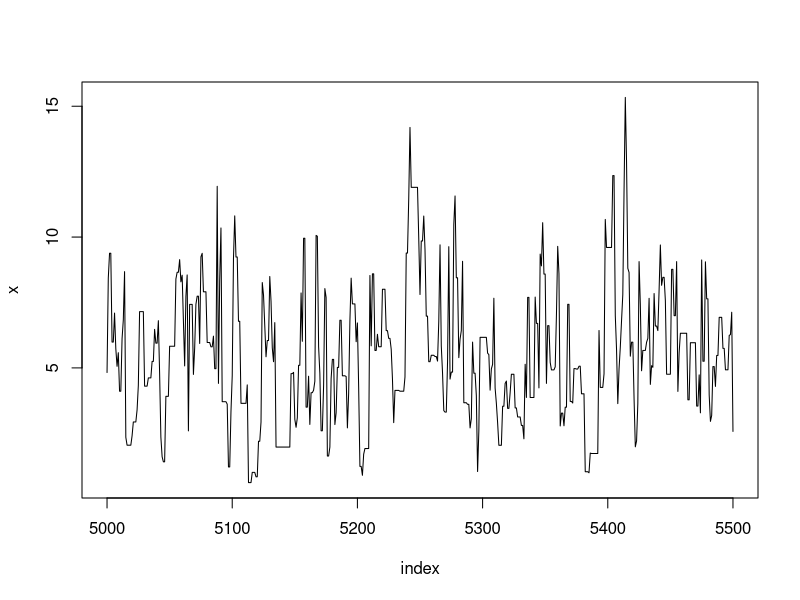
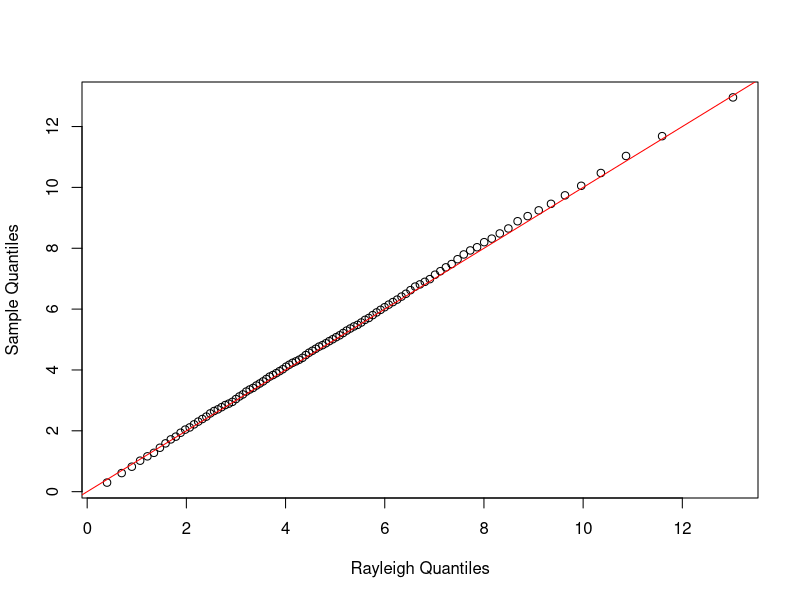
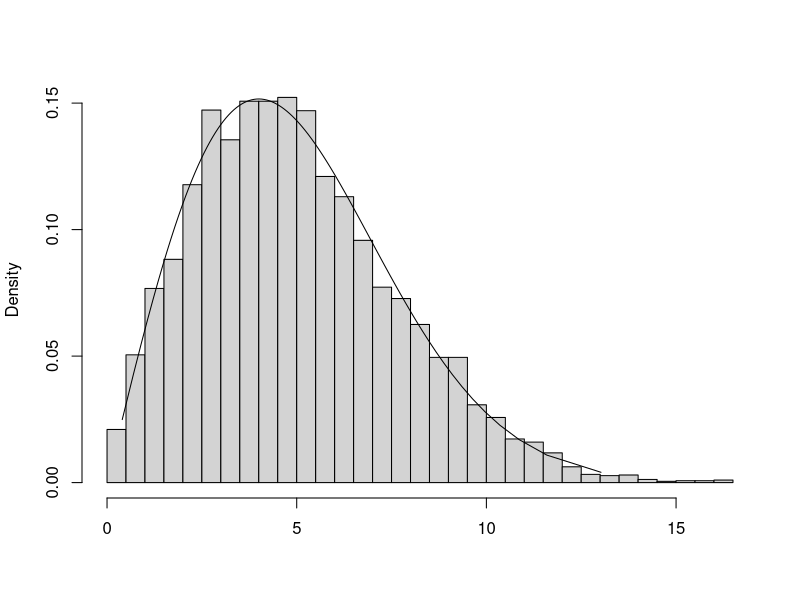
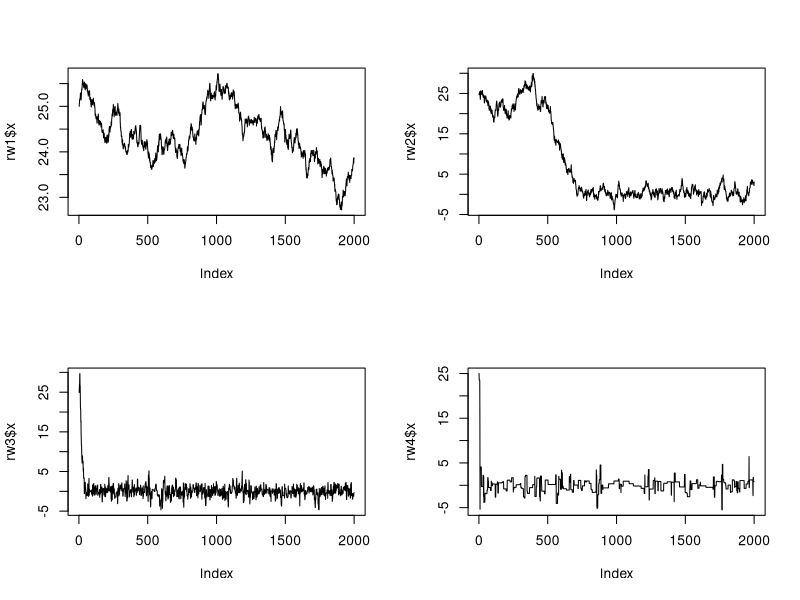
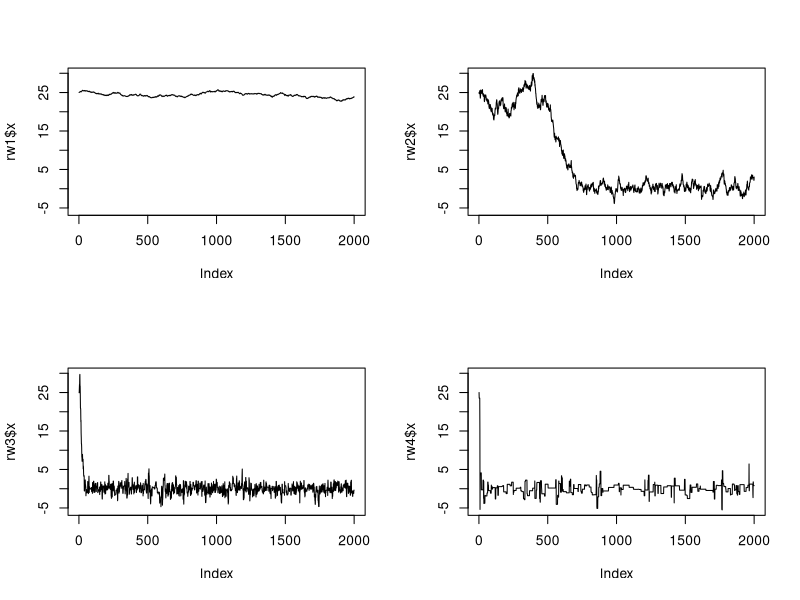
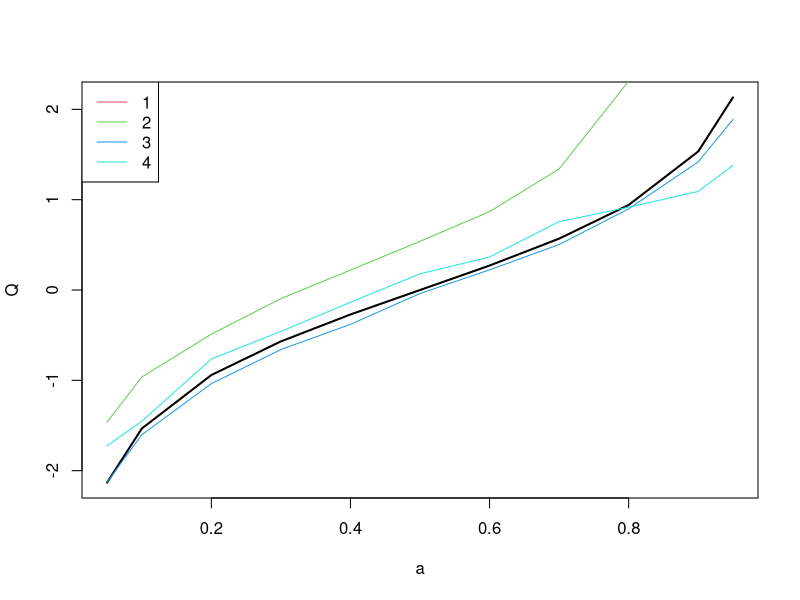
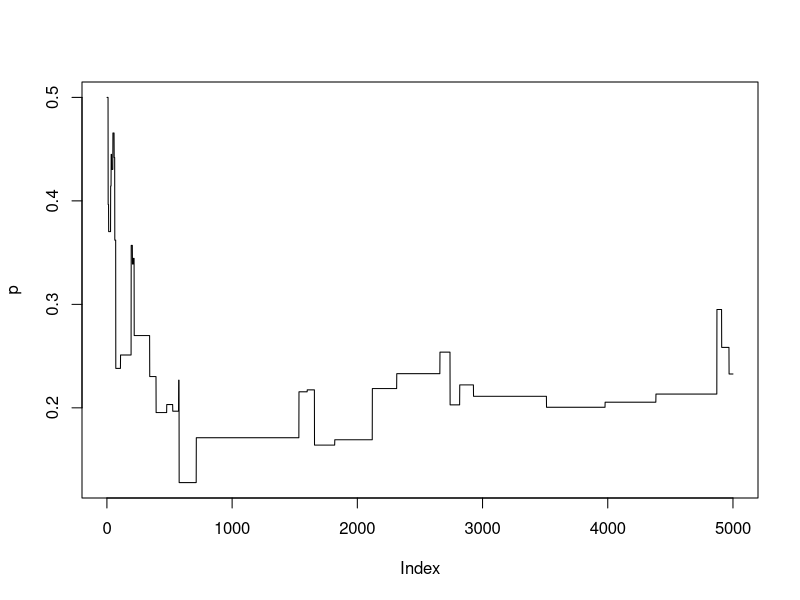
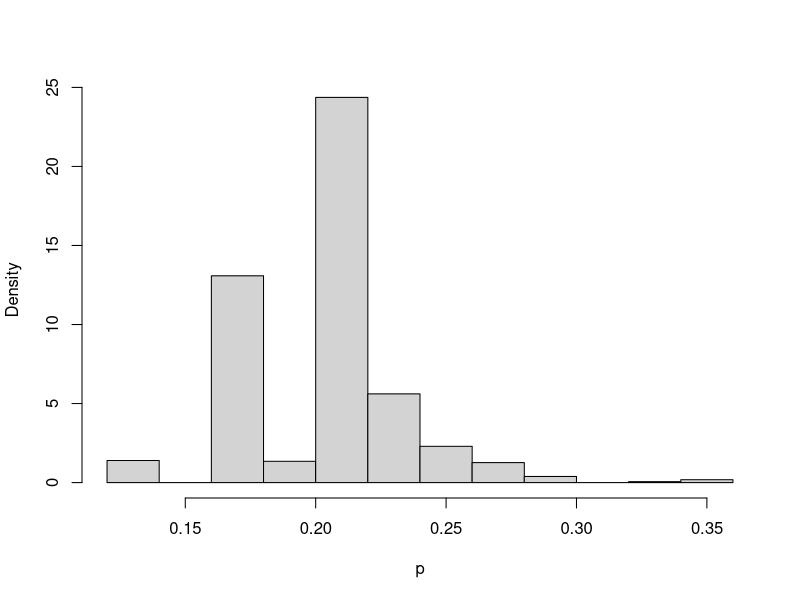

Source code (R) for these figures, in order:
### Example 9.1 (Metropolis-Hastings sampler)

f <- function(x, sigma) {
    if (any(x < 0)) return (0)
    stopifnot(sigma > 0)
    return((x / sigma^2) * exp(-x^2 / (2*sigma^2)))
}

m <- 10000
sigma <- 4
x <- numeric(m)
x[1] <- rchisq(1, df=1)
k <- 0
u <- runif(m)

for (i in 2:m) {
    xt <- x[i-1]
    y <- rchisq(1, df = xt)
    num <- f(y, sigma) * dchisq(xt, df = y)
    den <- f(xt, sigma) * dchisq(y, df = xt)
    if (u[i] <= num/den) x[i] <- y else {
         x[i] <- xt
         k <- k+1     #y is rejected
         }
    }

print(k)

index <- 5000:5500
y1 <- x[index]
plot(index, y1, type="l", main="", ylab="x")


### Example 9.2 (Example 9.1, cont.)

b <- 2001      #discard the burnin sample
y <- x[b:m]
a <- ppoints(100)
QR <- sigma * sqrt(-2 * log(1 - a))  #quantiles of Rayleigh
Q <- quantile(x, a)

qqplot(QR, Q, main="",
    xlab="Rayleigh Quantiles", ylab="Sample Quantiles")
abline(0,1, col='red')
hist(y, breaks="scott", main="", xlab="", freq=FALSE)
lines(QR, f(QR, 4))


### Example 9.3 (Random walk Metropolis) 

rw.Metropolis <- function(n, sigma, x0, N) {
    x <- numeric(N)
    x[1] <- x0
    u <- runif(N)
    k <- 0
    for (i in 2:N) {
        y <- rnorm(1, x[i-1], sigma)
            if (u[i] <= (dt(y, n) / dt(x[i-1], n)))
            x[i] <- y  else {
                x[i] <- x[i-1]
                k <- k + 1
            }
        }
    return(list(x=x, k=k))
    }


n <- 4  #degrees of freedom for target Student t dist.
N <- 2000
sigma <- c(.05, .5, 2,  16)

x0 <- 25
rw1 <- rw.Metropolis(n, sigma[1], x0, N)
rw2 <- rw.Metropolis(n, sigma[2], x0, N)
rw3 <- rw.Metropolis(n, sigma[3], x0, N)
rw4 <- rw.Metropolis(n, sigma[4], x0, N)

#number of candidate points rejected
print(c(rw1$k, rw2$k, rw3$k, rw4$k))
## rejection rate
print(c(rw1$k, rw2$k, rw3$k, rw4$k)/N)

# paths
## individual
par(mfrow=c(2,2))
plot(rw1$x, type='l')
plot(rw2$x, type='l')
plot(rw3$x, type='l')
plot(rw4$x, type='l')

## comparative
y.lim=range(c(rw1$x, rw2$x, rw3$x, rw4$x))
plot(rw1$x, type='l', ylim=y.lim)
plot(rw2$x, type='l', ylim=y.lim)
plot(rw3$x, type='l', ylim=y.lim)
plot(rw4$x, type='l', ylim=y.lim)

dev.off()

# ### Code for Figure 9.3
# 
#     par(mfrow=c(2,2))  #display 4 graphs together
#     refline <- qt(c(.025, .975), df=n)
#     rw <- cbind(rw1$x, rw2$x, rw3$x,  rw4$x)
#     for (j in 1:4) {
#         plot(rw[,j], type="l",
#              xlab=bquote(sigma == .(round(sigma[j],3))),
#              ylab="X", ylim=range(rw[,j]))
#         abline(h=refline)
#     }
#     par(mfrow=c(1,1)) #reset to default


### Example 9.4 (Example 9.3, cont.)

a <- c(.05, seq(.1, .9, .1), .95)
Q <- qt(a, n)
rw <- cbind(rw1$x, rw2$x, rw3$x, rw4$x)
mc <- rw[501:N, ]
Qrw <- apply(mc, 2, function(x) quantile(x, a))
print(round(cbind(Q, Qrw), 3))

plot(a,Q, type='l',lwd=2)
for(i in 1:4){
  lines(a,Qrw[,i],col=i+1)
}
legend('topleft',legend=1:4, lty=1, col=2:5)
# xtable::xtable(round(cbind(Q, Qrw), 3)) #latex format


### Example 9.6 (Independence sampler)

m <- 5000 #length of chain
xt <- numeric(m)
a <- 1          #parameter of Beta(a,b) proposal dist.
b <- 1          #parameter of Beta(a,b) proposal dist.

# alternative
a <- 5            #parameter of Beta(a,b) proposal dist.
b <- 2            #parameter of Beta(a,b) proposal dist.

p <- .2           #mixing parameter
n <- 30           #sample size
mu <- c(0, 5)     #parameters of the normal densities
sigma <- c(1, 1)

# generate the observed sample
i <- sample(1:2, size=n, replace=TRUE, prob=c(p, 1-p))
x <- rnorm(n, mu[i], sigma[i])

# generate the independence sampler chain
u <- runif(m)
y <- rbeta(m, a, b)      #proposal distribution
xt[1] <- .5

for (i in 2:m) {
  fy <- y[i] * dnorm(x, mu[1], sigma[1]) +
    (1-y[i]) * dnorm(x, mu[2], sigma[2])
  fx <- xt[i-1] * dnorm(x, mu[1], sigma[1]) +
    (1-xt[i-1]) * dnorm(x, mu[2], sigma[2])
  
  r <- prod(fy / fx) *
    (xt[i-1]^(a-1) * (1-xt[i-1])^(b-1)) /
    (y[i]^(a-1) * (1-y[i])^(b-1))
  
  if (u[i] <= r) xt[i] <- y[i] else
    xt[i] <- xt[i-1]
}

plot(xt, type="l", ylab="p")
hist(xt[101:m], main="", xlab="p", prob=TRUE)
print(mean(xt[101:m]))


### Example 9.7 (Gibbs sampler: Bivariate distribution)

#initialize constants and parameters
N <- 5000               #length of chain
burn <- 1000            #burn-in length
X <- matrix(0, N, 2)    #the chain, a bivariate sample

rho <- -.75             #correlation
mu1 <- 0
mu2 <- 2
sigma1 <- 1
sigma2 <- .5
s1 <- sqrt(1-rho^2)*sigma1
s2 <- sqrt(1-rho^2)*sigma2

###### generate the chain #####

X[1, ] <- c(mu1, mu2)            #initialize

for (i in 2:N) {
  x2 <- X[i-1, 2]
  m1 <- mu1 + rho * (x2 - mu2) * sigma1/sigma2
  X[i, 1] <- rnorm(1, m1, s1)
  x1 <- X[i, 1]
  m2 <- mu2 + rho * (x1 - mu1) * sigma2/sigma1
  X[i, 2] <- rnorm(1, m2, s2)
}

b <- burn + 1
x <- X[b:N, ]

# compare sample statistics to parameters
colMeans(x)
cov(x)
cor(x)

library(MASS)
S = matrix(c(sigma1^2, rho*sigma1*sigma2,
             rho*sigma1*sigma2, sigma2^2),2)
x_MASS = mvrnorm(n=dim(x)[1],mu=c(mu1, mu2), Sigma=S)

par(mfrow=c(1,2))
plot(x, cex=.5, xlab=bquote(X[1]),
     ylab=bquote(X[2]), ylim=range(x[,2]), main='MCMC')
plot(x_MASS, cex=.5, xlab=bquote(X[1]),
     ylab=bquote(X[2]), ylim=range(x[,2]), main='MASS')





